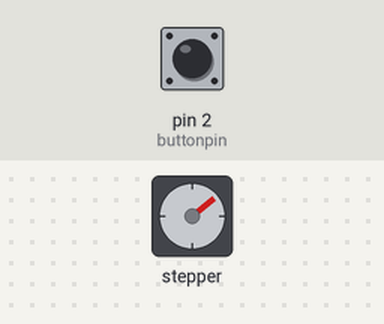
This sketch was run on a simulated Arduino Uno, built with avr-gcc and run on an emulated ATmega328P. Parts: stepper motor. Inputs (shaded band) come from the test bench; at power-on: pin 2 (buttonpin) HIGH. Stepper angles assume 2048 steps per turn.

Above: at 1.2 s.
1.3 s: pin 2 (buttonpin) pulled LOW for 3.2 s
At 5.25 s:
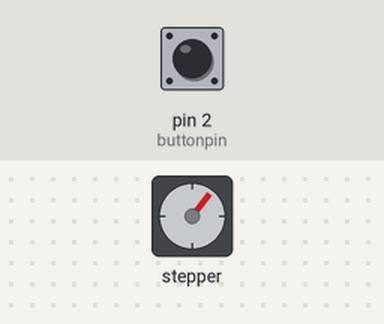
7.5 s: pin 2 (buttonpin) pulled LOW for 0.15 s
At 7.67 s:
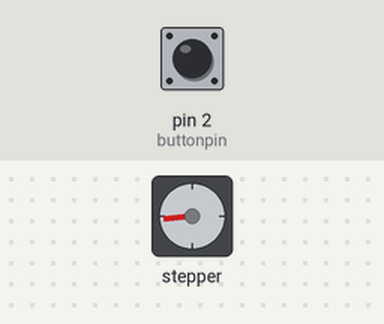
10.5 s: pin 2 (buttonpin) pulled LOW for 1 s
At 10.5 s:
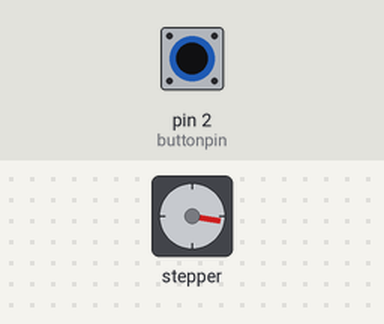
Timing chart, 0 to 19.5 s (numbered marks = the images above; inputs shaded):
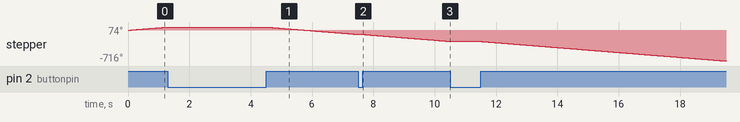

The sketch:

sketch_jul24a.ino
```cpp
#include <Stepper.h>
int SPR = 2048;
int buttonpin = 2;
int motorD = 1;
int buttonVal;
int buttonValold=1;
Stepper Mystepper(SPR ,8,9,10,11);
int motSpeed = 10;
int dt = 250;
void setup() {
  // put your setup code here, to run once:
Serial.begin(9600);
Mystepper.setSpeed(motSpeed);
pinMode(buttonpin , INPUT);
digitalWrite(buttonpin, HIGH);
}

void loop() {
  // put your main code here, to run repeatedly:
buttonVal = digitalRead(buttonpin);
if (buttonValold == 1 && buttonVal == 0){
  motorD = motorD*(-1);
}
Mystepper.step(motorD*1);
}
```
